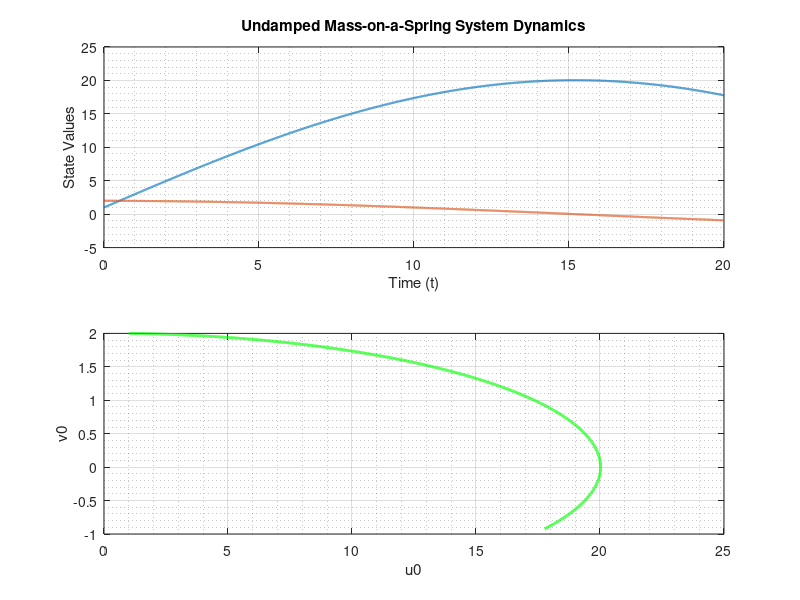

This figure's MATLAB source:
%% Damped Spring

close all; clear; clc

% Discretize time

N = 1e4;
t_0 = 0;
t_end = 20;
t = linspace(t_0,t_end,N);

% Parameters

k = 0.5;
m = 50;

u0 = 1;
v0 = 2;
x0 = [u0,v0];


% Right hand side

dudt = @(t, x)[x(2); (-k/m)*x(1)];

% Solve numerically using ode45

[t, x] = ode45(dudt, t, x0);

% get u and v from matrix
u = x(:, 1);
v = x(:, 2); 

figure;
subplot(2,1,1);
plot(t, u, 'LineWidth', 1.5); hold on;
plot(t, v, 'LineWidth', 1.5);
title('Undamped Mass-on-a-Spring System Dynamics');
xlabel('Time (t)');
ylabel('State Values');
grid on;
grid minor;


subplot(2,1,2);
plot(u, v, 'g-', 'LineWidth', 2); hold on;
xlabel('u0');
ylabel('v0');
grid on;
grid minor;
